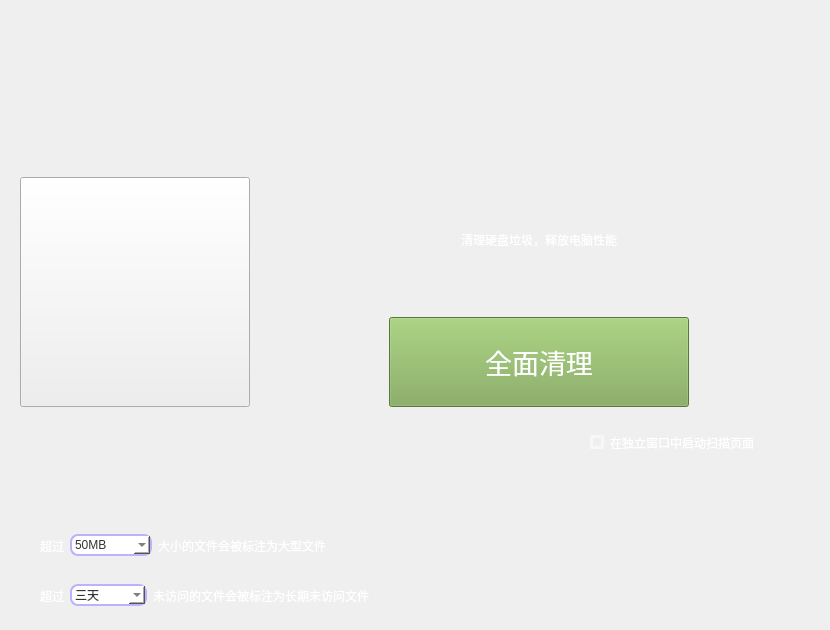
                    <widget class="QWidget" name="sub_cleaner_page_main">
                     <property name="styleSheet">
                      <string notr="true"/>
                     </property>
                     <widget class="QWidget" name="layoutWidget">
                      <property name="geometry">
                       <rect>
                        <x>20</x>
                        <y>162</y>
                        <width>801</width>
                        <height>261</height>
                       </rect>
                      </property>
                      <layout class="QHBoxLayout" name="cleaner_page_main_group_layout">
                       <item>
                        <widget class="QPushButton" name="cleaner_main_icon_placeholder">
                         <property name="sizePolicy">
                          <sizepolicy hsizetype="Preferred" vsizetype="Fixed">
                           <horstretch>0</horstretch>
                           <verstretch>0</verstretch>
                          </sizepolicy>
                         </property>
                         <property name="minimumSize">
                          <size>
                           <width>230</width>
                           <height>230</height>
                          </size>
                         </property>
                         <property name="text">
                          <string/>
                         </property>
                        </widget>
                       </item>
                       <item>
                        <layout class="QVBoxLayout" name="cleaner_page_main_btn_ver_group" stretch="10,11,1">
                         <property name="spacing">
                          <number>0</number>
                         </property>
                         <item>
                          <layout class="QHBoxLayout" name="cleaner_page_main_prompt_hor">
                           <item>
                            <spacer name="cleaner_main_prompt_hor_spacer_left">
                             <property name="orientation">
                              <enum>Qt::Horizontal</enum>
                             </property>
                             <property name="sizeHint" stdset="0">
                              <size>
                               <width>40</width>
                               <height>20</height>
                              </size>
                             </property>
                            </spacer>
                           </item>
                           <item>
                            <widget class="QLabel" name="cleaner_main_prompt">
                             <property name="sizePolicy">
                              <sizepolicy hsizetype="Fixed" vsizetype="Preferred">
                               <horstretch>0</horstretch>
                               <verstretch>0</verstretch>
                              </sizepolicy>
                             </property>
                             <property name="styleSheet">
                              <string notr="true">font: 26pt &quot;Noto Mono&quot;;
color: rgb(255, 255, 255);</string>
                             </property>
                             <property name="text">
                              <string>清理硬盘垃圾，释放电脑性能</string>
                             </property>
                            </widget>
                           </item>
                           <item>
                            <spacer name="cleaner_main_prompt_hor_spacer_right">
                             <property name="orientation">
                              <enum>Qt::Horizontal</enum>
                             </property>
                             <property name="sizeHint" stdset="0">
                              <size>
                               <width>40</width>
                               <height>20</height>
                              </size>
                             </property>
                            </spacer>
                           </item>
                          </layout>
                         </item>
                         <item>
                          <layout class="QHBoxLayout" name="cleaner_page_main_btn_hor">
                           <property name="spacing">
                            <number>0</number>
                           </property>
                           <item>
                            <spacer name="cleaner_main_hor_spacer_left">
                             <property name="orientation">
                              <enum>Qt::Horizontal</enum>
                             </property>
                             <property name="sizeHint" stdset="0">
                              <size>
                               <width>40</width>
                               <height>20</height>
                              </size>
                             </property>
                            </spacer>
                           </item>
                           <item>
                            <widget class="QPushButton" name="cleaner_main_btn_triggerClean">
                             <property name="sizePolicy">
                              <sizepolicy hsizetype="Preferred" vsizetype="Fixed">
                               <horstretch>0</horstretch>
                               <verstretch>0</verstretch>
                              </sizepolicy>
                             </property>
                             <property name="minimumSize">
                              <size>
                               <width>300</width>
                               <height>90</height>
                              </size>
                             </property>
                             <property name="maximumSize">
                              <size>
                               <width>250</width>
                               <height>90</height>
                              </size>
                             </property>
                             <property name="baseSize">
                              <size>
                               <width>0</width>
                               <height>0</height>
                              </size>
                             </property>
                             <property name="font">
                              <font>
                               <pointsize>20</pointsize>
                              </font>
                             </property>
                             <property name="styleSheet">
                              <string notr="true">QPushButton {
  font-size:20pt; color: rgb(255, 255, 255);
	background-color: rgb(124,166,82);
}
QPushButton:hover {
	background-color: rgb(171,228,113);
}
QPushButton:pressed {	
	background-color: rgb(87,116,57);
}</string>
                             </property>
                             <property name="text">
                              <string>全面清理</string>
                             </property>
                            </widget>
                           </item>
                           <item>
                            <spacer name="cleaner_main_hor_spacer_right">
                             <property name="orientation">
                              <enum>Qt::Horizontal</enum>
                             </property>
                             <property name="sizeHint" stdset="0">
                              <size>
                               <width>40</width>
                               <height>20</height>
                              </size>
                             </property>
                            </spacer>
                           </item>
                          </layout>
                         </item>
                         <item>
                          <spacer name="cleaner_page_main_btn_padding">
                           <property name="orientation">
                            <enum>Qt::Vertical</enum>
                           </property>
                           <property name="sizeHint" stdset="0">
                            <size>
                             <width>20</width>
                             <height>5</height>
                            </size>
                           </property>
                          </spacer>
                         </item>
                        </layout>
                       </item>
                      </layout>
                     </widget>
                     <widget class="QWidget" name="layoutWidget_2">
                      <property name="geometry">
                       <rect>
                        <x>40</x>
                        <y>570</y>
                        <width>471</width>
                        <height>51</height>
                       </rect>
                      </property>
                      <layout class="QHBoxLayout" name="cleaner_page_outd_file_threshold_controller">
                       <property name="spacing">
                        <number>6</number>
                       </property>
                       <item>
                        <widget class="QLabel" name="cleaner_page_outd_file_threshold_prompt_left">
                         <property name="styleSheet">
                          <string notr="true">font: 12pt &quot;Noto Mono&quot;;
color: rgb(255, 255, 255);</string>
                         </property>
                         <property name="text">
                          <string>超过</string>
                         </property>
                        </widget>
                       </item>
                       <item>
                        <widget class="QComboBox" name="cleaner_page_outd_file_threshold_combo">
                         <property name="minimumSize">
                          <size>
                           <width>0</width>
                           <height>0</height>
                          </size>
                         </property>
                         <property name="maximumSize">
                          <size>
                           <width>90</width>
                           <height>16777215</height>
                          </size>
                         </property>
                         <property name="styleSheet">
                          <string notr="true">QComboBox {
    border: 2px solid rgb(185, 179, 255);
    border-radius: 8px;
    padding: 1px 18px 1px 3px;
		color: rgb(51, 51, 51);
}

QComboBox:editable {
    background: rgb(240, 250, 254);
}

QComboBox:!editable, QComboBox::drop-down:editable {
		background: white;
}

/* QComboBox gets the &quot;on&quot; state when the popup is open */
QComboBox:!editable:on, QComboBox::drop-down:editable:on {
    /* background: white; */
    background: rgb(239, 239, 239);
		color: rgb(147, 123, 171);
		font-weight: bold;
		/* color: rgb(255, 255, 255); */
}

QComboBox:!enabled {
    background: white;
}

QComboBox:on { /* shift the text when the popup opens */
    padding-top: 3px;
    padding-left: 4px;
}
</string>
                         </property>
                         <item>
                          <property name="text">
                           <string>三天</string>
                          </property>
                         </item>
                         <item>
                          <property name="text">
                           <string>五天</string>
                          </property>
                         </item>
                         <item>
                          <property name="text">
                           <string>半个月</string>
                          </property>
                         </item>
                         <item>
                          <property name="text">
                           <string>一个月</string>
                          </property>
                         </item>
                         <item>
                          <property name="text">
                           <string>三个月</string>
                          </property>
                         </item>
                         <item>
                          <property name="text">
                           <string>半年</string>
                          </property>
                         </item>
                         <item>
                          <property name="text">
                           <string>一年</string>
                          </property>
                         </item>
                        </widget>
                       </item>
                       <item>
                        <widget class="QLabel" name="cleaner_page_outd_file_threshold_prompt_right">
                         <property name="styleSheet">
                          <string notr="true">font: 12pt &quot;Noto Mono&quot;;
color: rgb(255, 255, 255);</string>
                         </property>
                         <property name="text">
                          <string>未访问的文件会被标注为长期未访问文件</string>
                         </property>
                        </widget>
                       </item>
                       <item>
                        <spacer name="cleaner_page_outd_controller_spacer">
                         <property name="orientation">
                          <enum>Qt::Horizontal</enum>
                         </property>
                         <property name="sizeHint" stdset="0">
                          <size>
                           <width>40</width>
                           <height>20</height>
                          </size>
                         </property>
                        </spacer>
                       </item>
                      </layout>
                     </widget>
                     <widget class="QWidget" name="layoutWidget">
                      <property name="geometry">
                       <rect>
                        <x>40</x>
                        <y>520</y>
                        <width>471</width>
                        <height>51</height>
                       </rect>
                      </property>
                      <layout class="QHBoxLayout" name="cleaner_page_huge_file_threshold_controller">
                       <property name="spacing">
                        <number>6</number>
                       </property>
                       <item>
                        <widget class="QLabel" name="cleaner_page_huge_file_threshold_prompt_left">
                         <property name="styleSheet">
                          <string notr="true">font: 12pt &quot;Noto Mono&quot;;
color: rgb(255, 255, 255);</string>
                         </property>
                         <property name="text">
                          <string>超过</string>
                         </property>
                        </widget>
                       </item>
                       <item>
                        <widget class="QComboBox" name="cleaner_page_huge_file_threshold_combo">
                         <property name="minimumSize">
                          <size>
                           <width>0</width>
                           <height>0</height>
                          </size>
                         </property>
                         <property name="maximumSize">
                          <size>
                           <width>90</width>
                           <height>16777215</height>
                          </size>
                         </property>
                         <property name="styleSheet">
                          <string notr="true">QComboBox {
    border: 2px solid rgb(185, 179, 255);
    border-radius: 8px;
    padding: 1px 18px 1px 3px;
		color: rgb(51, 51, 51);
}

QComboBox:editable {
    background: rgb(240, 250, 254);
}

QComboBox:!editable, QComboBox::drop-down:editable {
		background: white;
}

/* QComboBox gets the &quot;on&quot; state when the popup is open */
QComboBox:!editable:on, QComboBox::drop-down:editable:on {
    /* background: white; */
    background: rgb(239, 239, 239);
		color: rgb(147, 123, 171);
		font-weight: bold;
		/* color: rgb(255, 255, 255); */
}

QComboBox:!enabled {
    background: white;
}

QComboBox:on { /* shift the text when the popup opens */
    padding-top: 3px;
    padding-left: 4px;
}
</string>
                         </property>
                         <item>
                          <property name="text">
                           <string>50MB</string>
                          </property>
                         </item>
                         <item>
                          <property name="text">
                           <string>100MB</string>
                          </property>
                         </item>
                         <item>
                          <property name="text">
                           <string>200MB</string>
                          </property>
                         </item>
                         <item>
                          <property name="text">
                           <string>500MB</string>
                          </property>
                         </item>
                         <item>
                          <property name="text">
                           <string>1GB</string>
                          </property>
                         </item>
                         <item>
                          <property name="text">
                           <string>2GB</string>
                          </property>
                         </item>
                         <item>
                          <property name="text">
                           <string>5GB</string>
                          </property>
                         </item>
                         <item>
                          <property name="text">
                           <string>10GB</string>
                          </property>
                         </item>
                        </widget>
                       </item>
                       <item>
                        <widget class="QLabel" name="cleaner_page_huge_file_threshold_prompt_right">
                         <property name="styleSheet">
                          <string notr="true">font: 12pt &quot;Noto Mono&quot;;
color: rgb(255, 255, 255);</string>
                         </property>
                         <property name="text">
                          <string>大小的文件会被标注为大型文件</string>
                         </property>
                        </widget>
                       </item>
                       <item>
                        <spacer name="cleaner_page_huge_controller_spacer">
                         <property name="orientation">
                          <enum>Qt::Horizontal</enum>
                         </property>
                         <property name="sizeHint" stdset="0">
                          <size>
                           <width>40</width>
                           <height>20</height>
                          </size>
                         </property>
                        </spacer>
                       </item>
                      </layout>
                     </widget>
                     <widget class="QCheckBox" name="cleaner_page_main_sep_enabler">
                      <property name="geometry">
                       <rect>
                        <x>590</x>
                        <y>432</y>
                        <width>231</width>
                        <height>21</height>
                       </rect>
                      </property>
                      <property name="styleSheet">
                       <string notr="true">QCheckBox {
    spacing: 6px;
    font: 12pt &quot;Noto Mono&quot;;
    color: rgb(255, 255, 255);
}

QCheckBox::indicator {
    border: 3px solid rgba(255, 255, 255, 120);
    background: none;
}

QCheckBox::indicator:unchecked {
    background: none;
}

QCheckBox::unchecked {
    color: rgb(255, 255, 255);
}

QCheckBox::indicator:hover {
    background: rgb(175,255,94);
}

QCheckBox::indicator:pressed {
    background: rgb(80,116,43);
}

QCheckBox::indicator:checked {
    background: rgb(132,193,71);
}</string>
                      </property>
                      <property name="text">
                       <string>在独立窗口中启动扫描页面</string>
                      </property>
                     </widget>
                    </widget>
